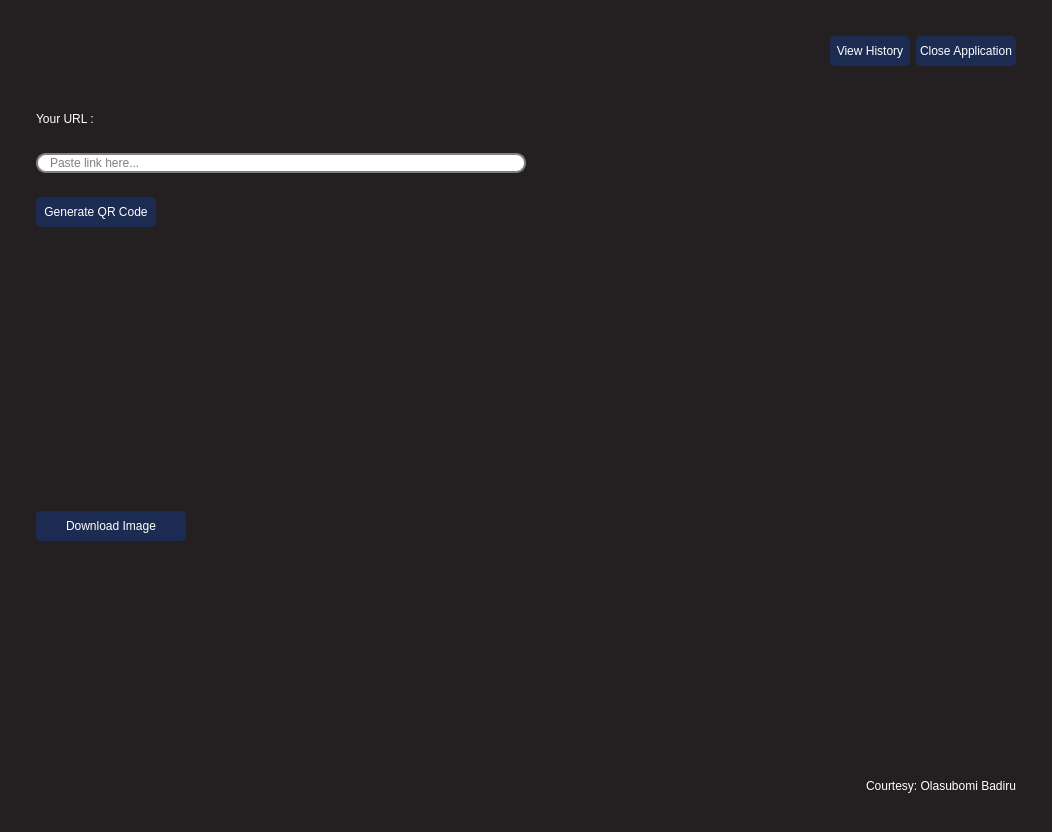
<?xml version="1.0" encoding="UTF-8"?>
<ui version="4.0">
 <class>MainWindow</class>
 <widget class="QMainWindow" name="MainWindow">
  <property name="geometry">
   <rect>
    <x>0</x>
    <y>0</y>
    <width>1052</width>
    <height>832</height>
   </rect>
  </property>
  <property name="windowTitle">
   <string>MainWindow</string>
  </property>
  <property name="styleSheet">
   <string notr="true">QPushButton{
	border-radius: 5px;
}</string>
  </property>
  <widget class="QWidget" name="centralwidget">
   <property name="styleSheet">
    <string notr="true">background-color:#242021;</string>
   </property>
   <layout class="QVBoxLayout" name="verticalLayout">
    <item>
     <widget class="QWidget" name="widget" native="true">
      <layout class="QVBoxLayout" name="verticalLayout_2">
       <item>
        <widget class="QStackedWidget" name="stackedWidget">
         <property name="currentIndex">
          <number>0</number>
         </property>
         <widget class="QWidget" name="page">
          <layout class="QVBoxLayout" name="verticalLayout_3">
           <item>
            <widget class="QWidget" name="widget_5" native="true">
             <layout class="QHBoxLayout" name="horizontalLayout_4">
              <item>
               <spacer name="horizontalSpacer_7">
                <property name="orientation">
                 <enum>Qt::Horizontal</enum>
                </property>
                <property name="sizeHint" stdset="0">
                 <size>
                  <width>644</width>
                  <height>20</height>
                 </size>
                </property>
               </spacer>
              </item>
              <item>
               <widget class="QPushButton" name="viewHistoryButton">
                <property name="minimumSize">
                 <size>
                  <width>80</width>
                  <height>30</height>
                 </size>
                </property>
                <property name="styleSheet">
                 <string notr="true">background-color: #1b2b52;
color: rgb(255, 255, 255);</string>
                </property>
                <property name="text">
                 <string>View History</string>
                </property>
               </widget>
              </item>
              <item>
               <widget class="QPushButton" name="viewHistoryButton_2">
                <property name="minimumSize">
                 <size>
                  <width>100</width>
                  <height>30</height>
                 </size>
                </property>
                <property name="styleSheet">
                 <string notr="true">background-color: #1b2b52;
color: rgb(255, 255, 255);</string>
                </property>
                <property name="text">
                 <string>Close Application</string>
                </property>
               </widget>
              </item>
             </layout>
            </widget>
           </item>
           <item>
            <spacer name="verticalSpacer">
             <property name="orientation">
              <enum>Qt::Vertical</enum>
             </property>
             <property name="sizeHint" stdset="0">
              <size>
               <width>20</width>
               <height>40</height>
              </size>
             </property>
            </spacer>
           </item>
           <item>
            <widget class="QWidget" name="widget_3" native="true">
             <layout class="QHBoxLayout" name="horizontalLayout">
              <item>
               <widget class="QLabel" name="label">
                <property name="styleSheet">
                 <string notr="true">color: rgb(255, 255, 255);</string>
                </property>
                <property name="text">
                 <string>Your URL :</string>
                </property>
               </widget>
              </item>
              <item>
               <spacer name="horizontalSpacer_2">
                <property name="orientation">
                 <enum>Qt::Horizontal</enum>
                </property>
                <property name="sizeHint" stdset="0">
                 <size>
                  <width>729</width>
                  <height>20</height>
                 </size>
                </property>
               </spacer>
              </item>
             </layout>
            </widget>
           </item>
           <item>
            <widget class="QWidget" name="widget_4" native="true">
             <layout class="QHBoxLayout" name="horizontalLayout_2">
              <item>
               <widget class="QLineEdit" name="qrLinkLineEdit">
                <property name="minimumSize">
                 <size>
                  <width>300</width>
                  <height>0</height>
                 </size>
                </property>
                <property name="styleSheet">
                 <string notr="true">QLineEdit{
	padding-left:10px;
	 border: 2px solid gray;
	border-radius: 10px;
background-color: #ffffff;
}</string>
                </property>
                <property name="placeholderText">
                 <string>Paste link here...</string>
                </property>
               </widget>
              </item>
              <item>
               <spacer name="horizontalSpacer_3">
                <property name="orientation">
                 <enum>Qt::Horizontal</enum>
                </property>
                <property name="sizeHint" stdset="0">
                 <size>
                  <width>388</width>
                  <height>20</height>
                 </size>
                </property>
               </spacer>
              </item>
             </layout>
            </widget>
           </item>
           <item>
            <widget class="QWidget" name="widget_2" native="true">
             <layout class="QHBoxLayout" name="horizontalLayout_3">
              <item>
               <widget class="QPushButton" name="generateQRButton">
                <property name="minimumSize">
                 <size>
                  <width>120</width>
                  <height>30</height>
                 </size>
                </property>
                <property name="maximumSize">
                 <size>
                  <width>120</width>
                  <height>30</height>
                 </size>
                </property>
                <property name="styleSheet">
                 <string notr="true">background-color: #1b2b52;
color: rgb(255, 255, 255);</string>
                </property>
                <property name="text">
                 <string>Generate QR Code</string>
                </property>
               </widget>
              </item>
              <item>
               <spacer name="horizontalSpacer_6">
                <property name="orientation">
                 <enum>Qt::Horizontal</enum>
                </property>
                <property name="sizeHint" stdset="0">
                 <size>
                  <width>660</width>
                  <height>20</height>
                 </size>
                </property>
               </spacer>
              </item>
             </layout>
            </widget>
           </item>
           <item>
            <spacer name="verticalSpacer_2">
             <property name="orientation">
              <enum>Qt::Vertical</enum>
             </property>
             <property name="sizeHint" stdset="0">
              <size>
               <width>20</width>
               <height>40</height>
              </size>
             </property>
            </spacer>
           </item>
           <item>
            <widget class="QWidget" name="widget_9" native="true">
             <property name="minimumSize">
              <size>
               <width>0</width>
               <height>500</height>
              </size>
             </property>
             <layout class="QHBoxLayout" name="horizontalLayout_6">
              <item>
               <widget class="QPushButton" name="downloadImageButton">
                <property name="minimumSize">
                 <size>
                  <width>150</width>
                  <height>30</height>
                 </size>
                </property>
                <property name="maximumSize">
                 <size>
                  <width>150</width>
                  <height>0</height>
                 </size>
                </property>
                <property name="styleSheet">
                 <string notr="true">background-color: #1b2b52;
color: rgb(255, 255, 255);</string>
                </property>
                <property name="text">
                 <string>Download Image</string>
                </property>
               </widget>
              </item>
              <item>
               <spacer name="horizontalSpacer">
                <property name="orientation">
                 <enum>Qt::Horizontal</enum>
                </property>
                <property name="sizeType">
                 <enum>QSizePolicy::Fixed</enum>
                </property>
                <property name="sizeHint" stdset="0">
                 <size>
                  <width>210</width>
                  <height>20</height>
                 </size>
                </property>
               </spacer>
              </item>
              <item>
               <widget class="QLabel" name="qrImageLabelView">
                <property name="minimumSize">
                 <size>
                  <width>300</width>
                  <height>300</height>
                 </size>
                </property>
                <property name="text">
                 <string/>
                </property>
               </widget>
              </item>
             </layout>
            </widget>
           </item>
           <item>
            <widget class="QWidget" name="widget_10" native="true">
             <layout class="QHBoxLayout" name="horizontalLayout_7">
              <item>
               <spacer name="horizontalSpacer_4">
                <property name="orientation">
                 <enum>Qt::Horizontal</enum>
                </property>
                <property name="sizeHint" stdset="0">
                 <size>
                  <width>40</width>
                  <height>20</height>
                 </size>
                </property>
               </spacer>
              </item>
              <item>
               <widget class="QLabel" name="label_2">
                <property name="styleSheet">
                 <string notr="true">color: rgb(255, 255, 255);</string>
                </property>
                <property name="text">
                 <string>Courtesy: Olasubomi Badiru</string>
                </property>
               </widget>
              </item>
             </layout>
            </widget>
           </item>
          </layout>
         </widget>
         <widget class="QWidget" name="page_2">
          <layout class="QVBoxLayout" name="verticalLayout_4">
           <item>
            <widget class="QWidget" name="widget_6" native="true">
             <layout class="QVBoxLayout" name="verticalLayout_5">
              <property name="spacing">
               <number>0</number>
              </property>
              <property name="leftMargin">
               <number>0</number>
              </property>
              <property name="topMargin">
               <number>0</number>
              </property>
              <property name="rightMargin">
               <number>0</number>
              </property>
              <property name="bottomMargin">
               <number>0</number>
              </property>
              <item>
               <widget class="QWidget" name="widget_7" native="true">
                <property name="maximumSize">
                 <size>
                  <width>16777215</width>
                  <height>75</height>
                 </size>
                </property>
                <layout class="QHBoxLayout" name="horizontalLayout_5">
                 <item>
                  <widget class="QPushButton" name="returnToHomeButton">
                   <property name="minimumSize">
                    <size>
                     <width>80</width>
                     <height>30</height>
                    </size>
                   </property>
                   <property name="styleSheet">
                    <string notr="true">background-color: #1b2b52;
color: rgb(255, 255, 255);</string>
                   </property>
                   <property name="text">
                    <string>Return</string>
                   </property>
                  </widget>
                 </item>
                 <item>
                  <spacer name="horizontalSpacer_8">
                   <property name="orientation">
                    <enum>Qt::Horizontal</enum>
                   </property>
                   <property name="sizeHint" stdset="0">
                    <size>
                     <width>644</width>
                     <height>20</height>
                    </size>
                   </property>
                  </spacer>
                 </item>
                 <item>
                  <widget class="QPushButton" name="returnToHomeButton_2">
                   <property name="minimumSize">
                    <size>
                     <width>100</width>
                     <height>30</height>
                    </size>
                   </property>
                   <property name="styleSheet">
                    <string notr="true">background-color: #1b2b52;
color: rgb(255, 255, 255);</string>
                   </property>
                   <property name="text">
                    <string>Close Application</string>
                   </property>
                  </widget>
                 </item>
                </layout>
               </widget>
              </item>
              <item>
               <widget class="QWidget" name="widget_8" native="true">
                <layout class="QVBoxLayout" name="verticalLayout_6">
                 <item>
                  <widget class="QTableView" name="tableView"/>
                 </item>
                </layout>
               </widget>
              </item>
             </layout>
            </widget>
           </item>
          </layout>
         </widget>
        </widget>
       </item>
      </layout>
     </widget>
    </item>
   </layout>
  </widget>
 </widget>
 <resources/>
 <connections>
  <connection>
   <sender>returnToHomeButton_2</sender>
   <signal>pressed()</signal>
   <receiver>MainWindow</receiver>
   <slot>close()</slot>
   <hints>
    <hint type="sourcelabel">
     <x>702</x>
     <y>58</y>
    </hint>
    <hint type="destinationlabel">
     <x>723</x>
     <y>639</y>
    </hint>
   </hints>
  </connection>
  <connection>
   <sender>viewHistoryButton_2</sender>
   <signal>pressed()</signal>
   <receiver>MainWindow</receiver>
   <slot>close()</slot>
   <hints>
    <hint type="sourcelabel">
     <x>728</x>
     <y>52</y>
    </hint>
    <hint type="destinationlabel">
     <x>717</x>
     <y>627</y>
    </hint>
   </hints>
  </connection>
 </connections>
</ui>
